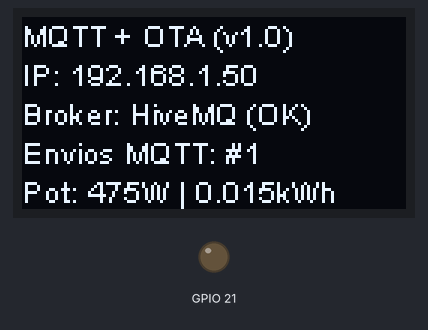
The sketch below on a simulated ESP32-S3. Parts: 128×64 one-colour display, output pins drawn as LEDs (lit = HIGH). WiFi joins after 1.5 s; servers stay silent unless stated; random numbers use the default seed unless the sketch sets one; no MQTT or app messages arrive unless stated; what the sketch prints to the serial monitor is not drawn.

Above: at 3.1 s.
At 6.1 s:
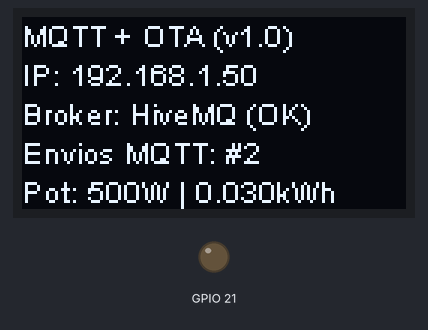
At 9.1 s:
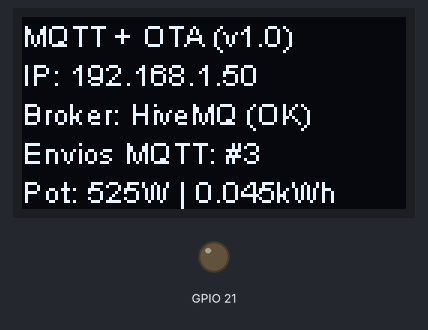
At 18.1 s:
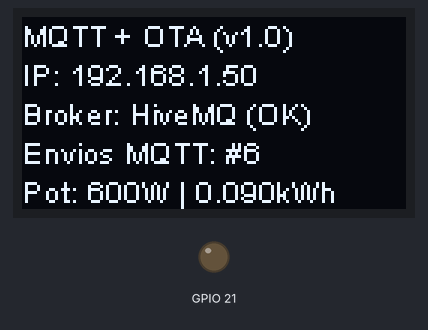
At 27.1 s:
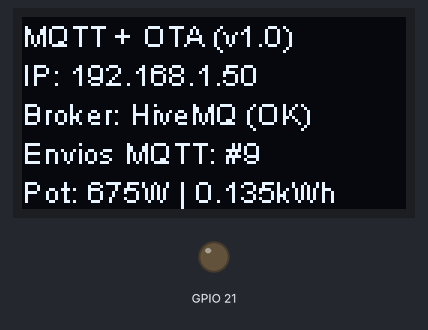
At 36.1 s:
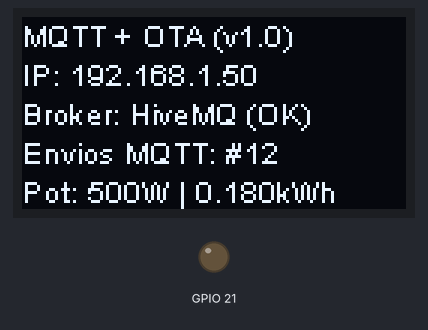

Measured:
- what the display in image 0 shows lasts 3.0 s, from 3.0 s to 6.0 s

The sketch:

teste-wifi-mqtt.ino
```cpp
/*
 * BIBLIOTECAS NECESSARIAS NA ARDUINO IDE:
 * 1. Heltec ESP32 Dev-Boards (para o display OLED HT_SSD1306Wire.h)
 * 2. PubSubClient (por Nick O'Leary - instalar no Gerenciador de Bibliotecas)
 */

#include <Arduino.h>
#include <WiFi.h>
#include <PubSubClient.h>
#include <ArduinoOTA.h>
#include <Wire.h>
#include "HT_SSD1306Wire.h"

// ============================================================================
// CONFIGURACOES DE REDE WI-FI
// ============================================================================
const char* WIFI_SSID     = "eaevei";
const char* WIFI_PASSWORD = "eaesuave";

// ============================================================================
// CONFIGURACOES DO BROKER MQTT
// (Broker publico gratuito para teste imediato com o Node-RED)
// ============================================================================
const char* MQTT_BROKER   = "broker.hivemq.com"; // Ou "test.mosquitto.org"
const int   MQTT_PORT     = 1883;
const char* TOPIC_TESTE   = "unifesp/idc/medidor/comodo_1";

// Versao do Firmware
#define FIRMWARE_VERSION "v1.0"

static SSD1306Wire display(0x3c, 500000, SDA_OLED, SCL_OLED, GEOMETRY_128_64, RST_OLED);
WiFiClient espClient;
PubSubClient mqttClient(espClient);

unsigned long ultimoEnvio_ms = 0;
int contadorMsg = 0;

void VextON(void) {
  pinMode(Vext, OUTPUT);
  digitalWrite(Vext, LOW);
}

void conectarWiFi() {
  display.clear();
  display.drawString(0, 0, "TESTE WIFI + MQTT + OTA");
  display.drawString(0, 16, "Conectando ao Wi-Fi:");
  display.drawString(0, 30, WIFI_SSID);
  display.display();

  Serial.printf("\n[Wi-Fi] Conectando a %s", WIFI_SSID);
  WiFi.mode(WIFI_STA);
  WiFi.begin(WIFI_SSID, WIFI_PASSWORD);

  while (WiFi.status() != WL_CONNECTED) {
    delay(500);
    Serial.print(".");
  }

  Serial.printf("\n[Wi-Fi] Conectado! IP: %s\n", WiFi.localIP().toString().c_str());
}

void configurarOTA() {
  ArduinoOTA.setHostname("heltec-medidor-iot");

  ArduinoOTA.onStart([]() {
    display.clear();
    display.drawString(0, 0, "ATUALIZACAO OTA");
    display.drawString(0, 20, "Recebendo Firmware...");
    display.display();
    Serial.println("\n[OTA] Iniciando atualizacao remota de firmware...");
  });

  ArduinoOTA.onEnd([]() {
    display.clear();
    display.drawString(0, 0, "ATUALIZACAO OTA");
    display.drawString(0, 24, "Concluido! Reiniciando");
    display.display();
    Serial.println("\n[OTA] Atualizacao concluida com sucesso!");
  });

  ArduinoOTA.onError([](ota_error_t error) {
    Serial.printf("[OTA] Erro[%u]\n", error);
  });

  ArduinoOTA.begin();
  Serial.println("[OTA] Pronto para receber upload sem fio pela rede Wi-Fi!");
}

void reconectarMQTT() {
  while (!mqttClient.connected()) {
    Serial.printf("[MQTT] Conectando ao broker %s:%d...\n", MQTT_BROKER, MQTT_PORT);
    String clientId = "HeltecV3-UNIFESP-" + String(random(0xffff), HEX);

    if (mqttClient.connect(clientId.c_str())) {
      Serial.println("[MQTT] Conectado ao broker com sucesso!");
    } else {
      Serial.printf("[MQTT] Falha (rc=%d). Tentando novamente em 2s...\n", mqttClient.state());
      delay(2000);
    }
  }
}

void setup() {
  Serial.begin(115200);
  VextON();
  delay(100);

  display.init();
  display.setFont(ArialMT_Plain_10);

  conectarWiFi();
  configurarOTA();

  mqttClient.setServer(MQTT_BROKER, MQTT_PORT);
  mqttClient.setBufferSize(512);
}

void loop() {
  // Mantem o servico de atualizacao remota OTA ativo
  ArduinoOTA.handle();

  // Garante conexao ativa com o broker MQTT
  if (!mqttClient.connected()) {
    reconectarMQTT();
  }
  mqttClient.loop();

  // Publica um pacote JSON de teste a cada 3 segundos
  if (millis() - ultimoEnvio_ms >= 3000) {
    ultimoEnvio_ms = millis();
    contadorMsg++;

    float potenciaSimulada = 450.0f + (contadorMsg % 10) * 25.0f;
    float energiaSimulada  = contadorMsg * 0.015f;

    char payload[256];
    snprintf(payload, sizeof(payload),
             "{\"node_id\":\"comodo_1\",\"tipo\":\"individual\",\"morador\":\"Morador 1\","
             "\"seq\":%d,\"tensao_v\":127.0,\"corrente_a\":%.2f,\"potencia_w\":%.1f,"
             "\"energia_kwh\":%.3f,\"luz_acesa\":true}",
             contadorMsg, potenciaSimulada / 127.0f, potenciaSimulada, energiaSimulada);

    bool ok = mqttClient.publish(TOPIC_TESTE, payload);

    Serial.printf("[MQTT TX #%d] Status: %s | Topico: %s\nPayload: %s\n\n",
                  contadorMsg, ok ? "OK" : "ERRO", TOPIC_TESTE, payload);

    display.clear();
    display.drawString(0, 0, "MQTT + OTA (" + String(FIRMWARE_VERSION) + ")");
    display.drawString(0, 13, "IP: " + WiFi.localIP().toString());
    display.drawString(0, 26, "Broker: HiveMQ (" + String(ok ? "OK" : "ERR") + ")");
    display.drawString(0, 39, "Envios MQTT: #" + String(contadorMsg));
    display.drawString(0, 52, "Pot: " + String(potenciaSimulada, 0) + "W | " + String(energiaSimulada, 3) + "kWh");
    display.display();
  }
}
```
